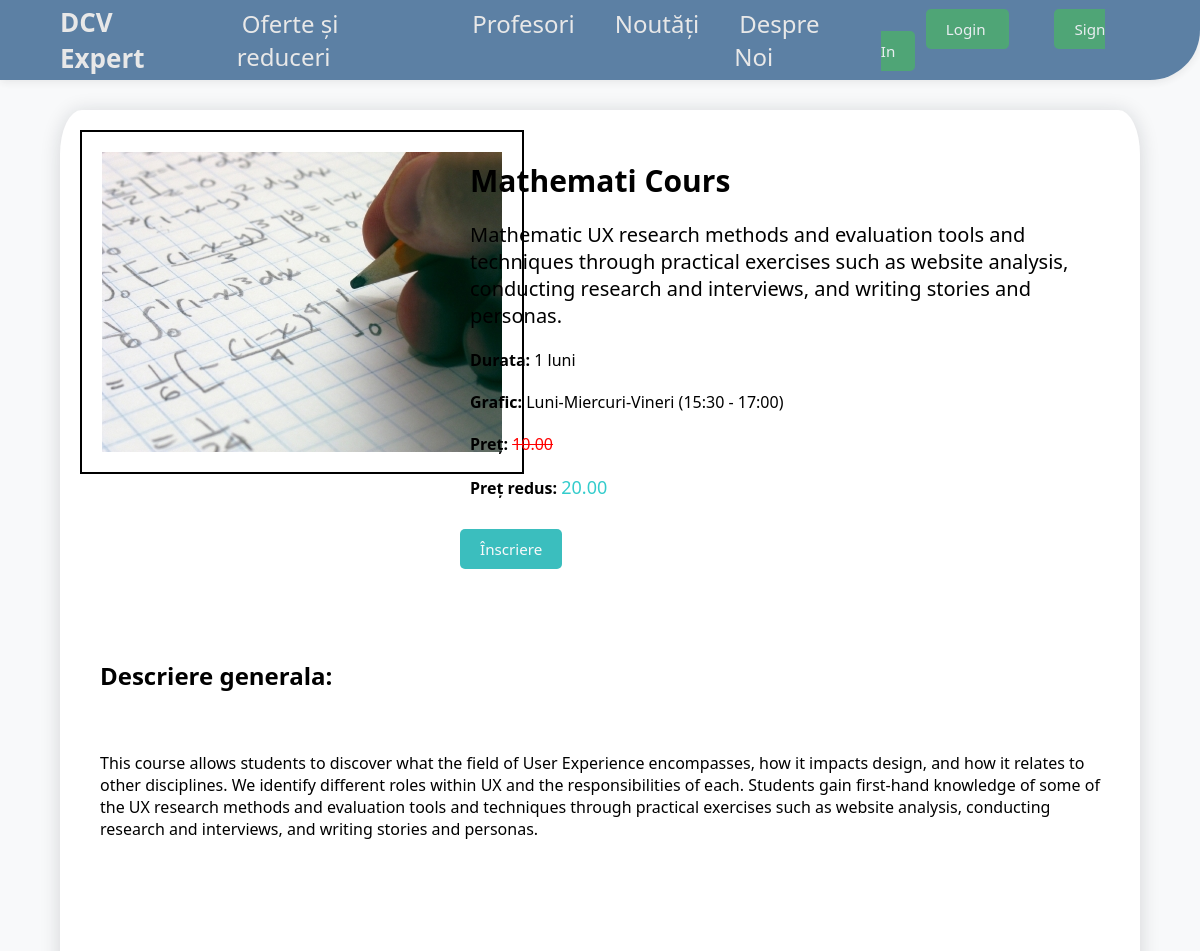
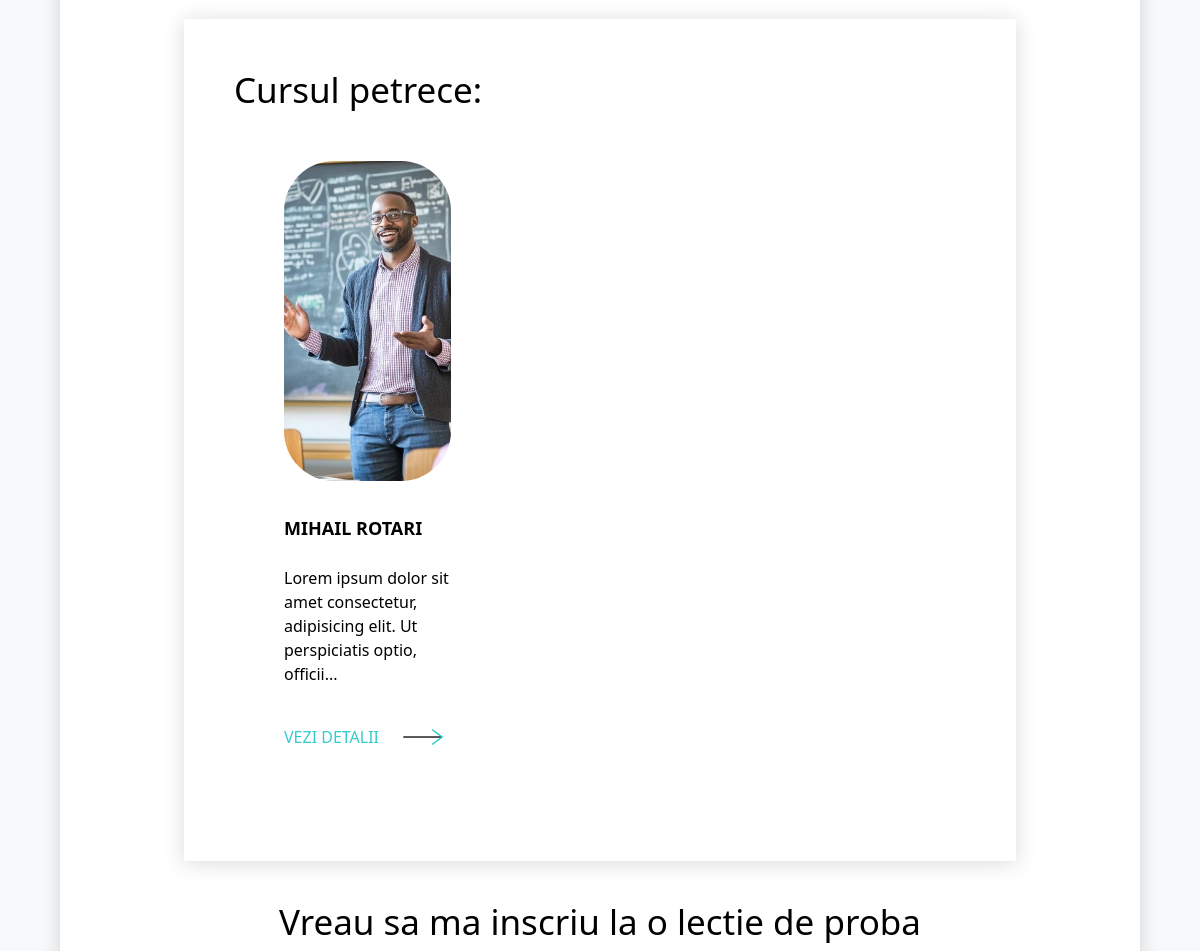
The page /course/2 (upper part) on the database as committed earlier (2 pictures, top to bottom).
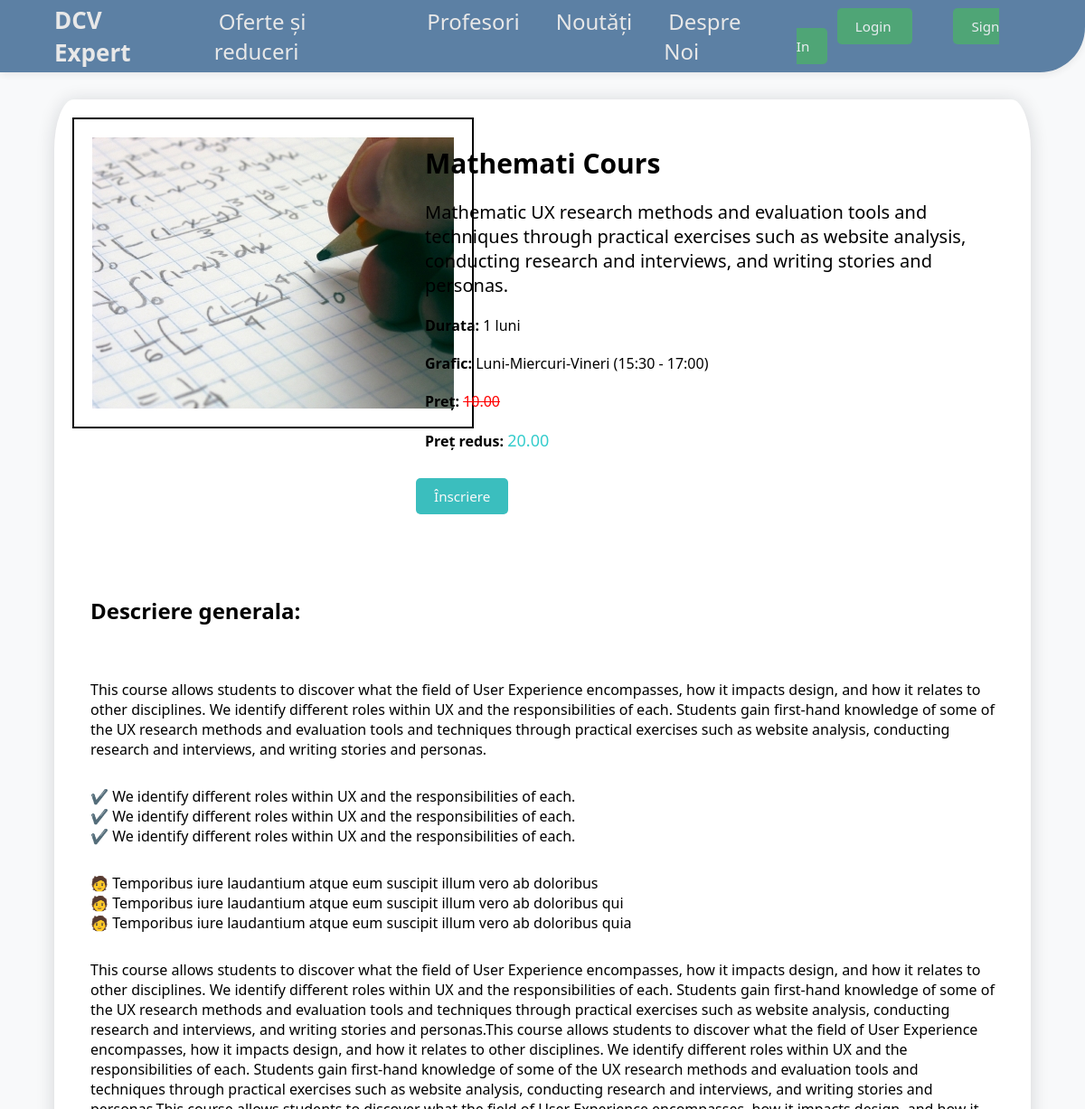
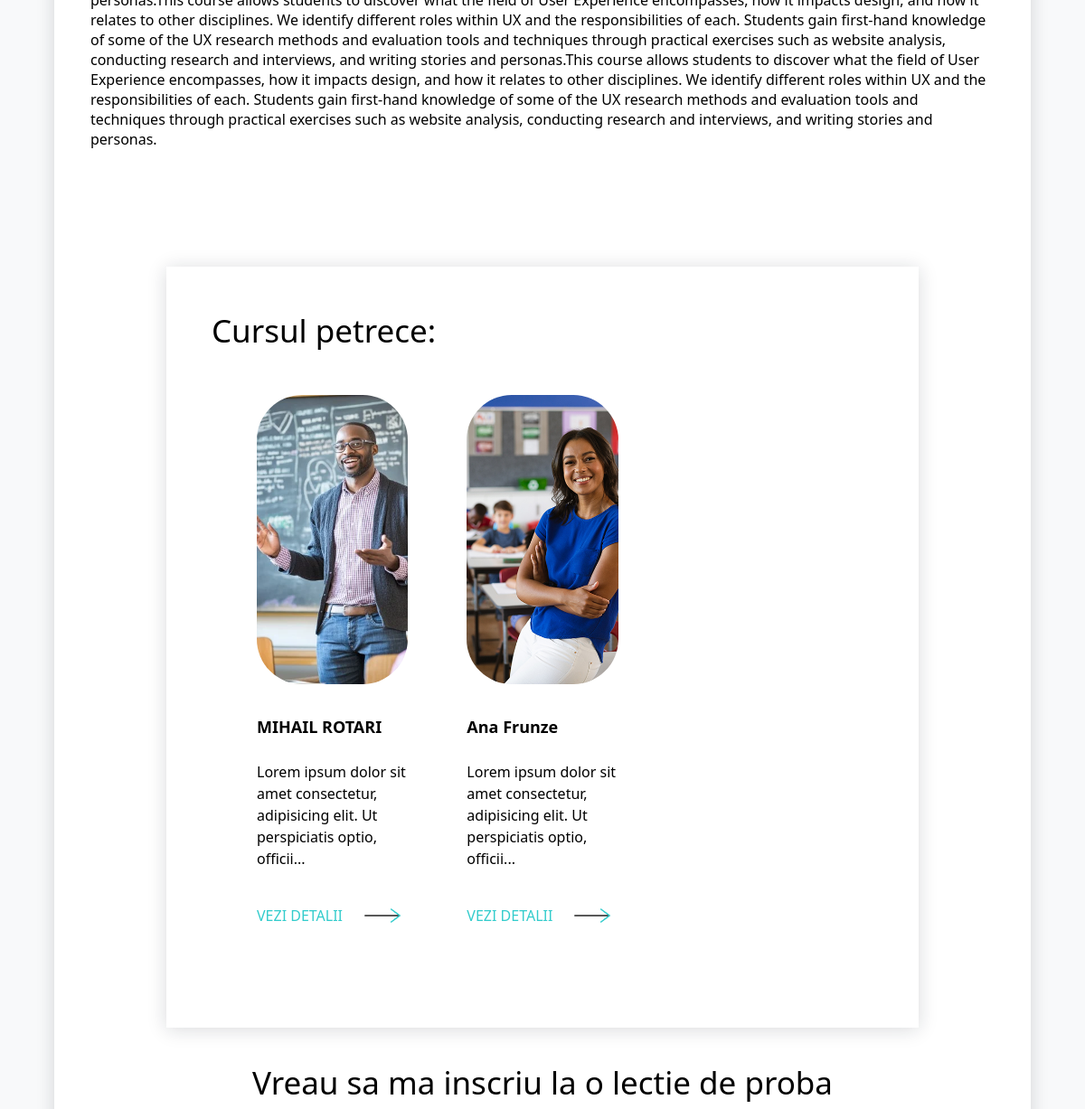
The same page on the database as committed later (2 pictures, top to bottom).
### DCVExpert/models.py (models this page shows, shortened)
class Course(models.Model):
    name = models.CharField(max_length=510)
    photo = models.ImageField(upload_to=course_image_upload_path)
    price = models.ForeignKey('Price', on_delete=models.SET_NULL, null=True)
    about = models.ForeignKey('CourseDescription', on_delete=models.SET_NULL, null=True)
    category = models.ForeignKey('CoursCategory', on_delete=models.SET_NULL, null=True)
    teachers = models.ManyToManyField('Teacher')
    is_visibil = models.BooleanField(default=True)
    created_at = models.DateTimeField(auto_now_add=True)
    updated_at = models.DateTimeField(auto_now=True)

class CourseDescription(models.Model):
    short_description = models.TextField()
    description = models.TextField()
    duration = models.CharField(max_length=255)
    schedule = models.CharField(max_length=255)
    lesson_count = models.IntegerField()
    cours_descriprion_name = models.OneToOneField('Course', on_delete=models.CASCADE, related_name='description',null=True, blank=True)

class Teacher(models.Model):
    name = models.CharField(max_length=255)
    short_description = models.CharField(max_length=1550)
    description = models.TextField()
    email = models.EmailField(unique=True)
    specialization = models.CharField(max_length=255, blank=True, null=True)
    photo = models.ImageField(upload_to=teacher_image_upload_path)

class Price(models.Model):
    old_price = models.DecimalField(max_digits=10, decimal_places=2)
    new_price = models.DecimalField(max_digits=10, decimal_places=2)

### DCVExpert/views.py (the view)
# urls.py: path('course/<int:id>', course, name='course'),
def course(request, id):
    course = get_object_or_404(Course, id=id)
    curriculum = Curriculum.objects.filter(course=course).first()
    if curriculum:
        curriculum_themes = CurriculumThems.objects.filter(curriculum=curriculum)
        curriculum_items = CurriculumItem.objects.filter(curriculum_thems__curriculum=curriculum)
    else:
        curriculum_themes = []
        curriculum_items = []
    teachers = course.teachers.all()
    context = {'cours': course, 'teachers': teachers}
    if curriculum:
        context['curriculum'] = curriculum
        context['curriculum_themes'] = curriculum_themes
        context['curriculum_items'] = curriculum_items
    return render(request, 'DCVExpert/product.html', context)

### DCVExpert/templates/DCVExpert/product.html (shortened to what this page needs)
{% extends 'DCVExpert/template_base.html' %}
    {% load static %}
    {% block css %}
    <link rel="stylesheet" href="{% static 'css/style_product.css' %}">
    {% endblock %}
    {% block content %}
    <main class="mine_product">
        <section class="product_head">
            <div class="product_img">
                <img class="product_image" src="{{ cours.photo.url }}" alt="product_image">
            </div>
            <div class="product_info">
                <h1 class="product_name">{{ cours.name }}</h1>
                <p class="product_shor_description">{{ cours.about.short_description  }}</p>
                <p class="product_duration_time">Durata: <span class="duration_value">{{ cours.about.duration }}</span></p>
                <p class="product_time">Grafic: <span class="grafic_value">{{ cours.about.schedule }}</span></p>
                <p class="product_old_price">Preț: <span class="old_price_value">{{ cours.price.old_price }}</span></p>
                <p class="product_actual_price">Preț redus: <span class="actual_price_value">{{ cours.price.new_price }}</span></p>
                <button class="buttn_buy">Înscriere</button>
            </div>
        </section>
        <section class="body_product">
            <div class="long_description">
                <h2>Descriere generala: </h2>
                <p>{{ cours.about.description | linebreaks  }}</p>
            </div>
            <section class="benefits">
                <div class="benefit__wrap">
                    <h2 class="benefit_title">Cursul petrece:</h2>
                    <div class="benefit_cards">
                        {% for teacher in teachers %}
                        <div class="benefit_card">
                            <div class="benefit_cards_pic">
                                <img src="{{ teacher.photo.url }}" alt="Gourse groupe" class="card_img">
                            </div>
                            <h3 class="benefit_cards_titles">{{ teacher.name }}</h3>
                            <p class="benefits_card_desc">{{ teacher.short_description |slice:":227" }}...</p>
                            <a href="./product.html" class="benefits_card_more">VEZI DETALII</a>
                        </div>
                        {% endfor %}
                    </div>
                </div>
            </section>
            <section class="join_us_form">
                <div class="join_us_form_wrap">
                    <h2 class="join_us_form_title">Vreau sa ma inscriu la o lectie de proba</h2>
                </div>
            </section>
        </section>
    </main>
    {% endblock %}

Rows that differ between the two databases and show on the page:
changed Course "Mathemati Cours": about.description "…writing stories and personas." → "…writing stories and personas. ✔️ We identify different roles within UX and the responsibilities of each. ✔️ We identify different roles within UX and the responsibilities of each. ✔️ We identify different roles within UX and the responsibilities of each. 🧑 Temporibus iure laudantium atque eum suscipit illum vero ab doloribus 🧑 Temporibus iure laudantium atque eum suscipit illum vero ab doloribus qui 🧑 Temporibus iure laudantium atque eum suscipit illum vero ab doloribus quia This course allows students to discover what the field of User Experience encompasses, how it impacts design, and how it relates to other disciplines. We identify different roles within UX and the responsibilities of…"
now on this page (row edited): Teacher: photo (picture), name "Ana Frunze", short_description "Lorem ipsum dolor sit amet consectetur, adipisicing elit. Ut perspiciatis optio, officii"
